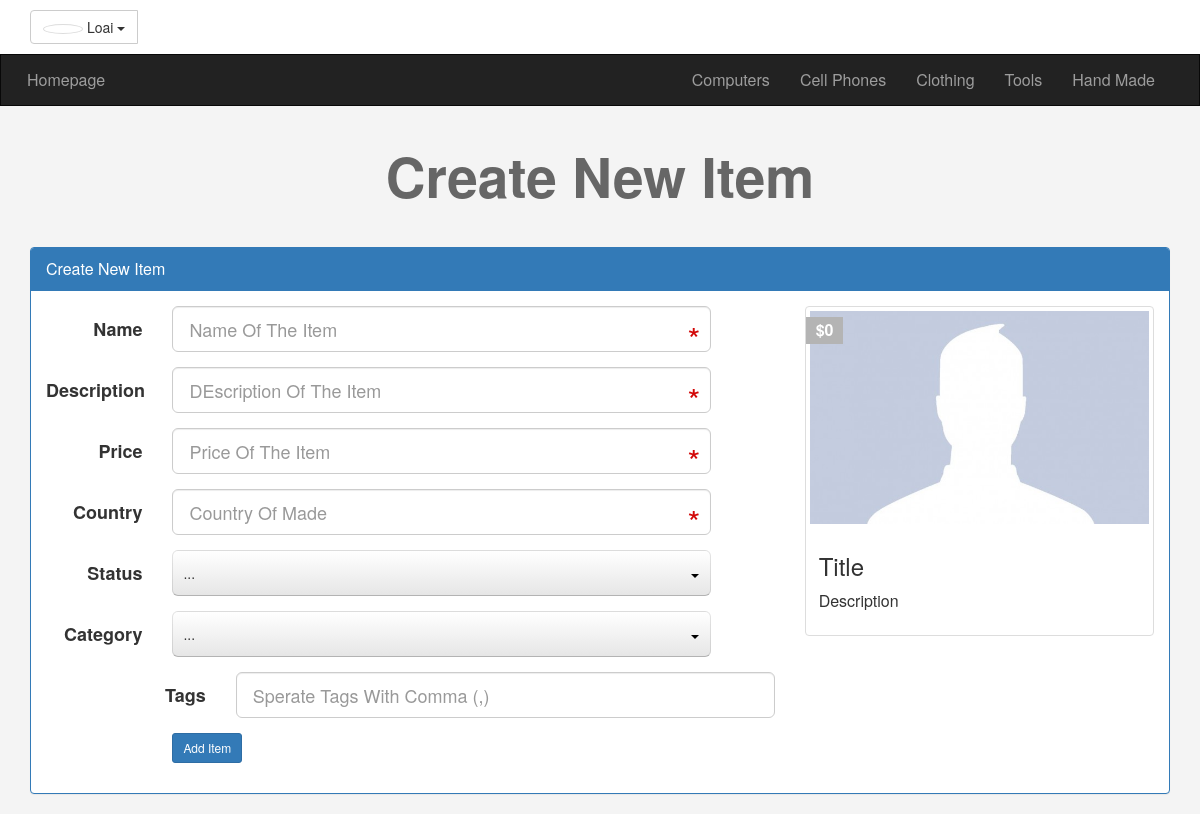
/newad.php (signed in), run on the app's committed database.
### tables this page shows
CREATE TABLE `categories` (
  `ID` int(11) NOT NULL,
  `Name` varchar(255) NOT NULL,
  `Description` text NOT NULL,
  `Parent` int(11) NOT NULL,
  `Ordering` int(11) DEFAULT NULL,
  `Visibility` tinyint(4) NOT NULL DEFAULT 0,
  `Allow_Comment` tinyint(4) NOT NULL DEFAULT 0,
  `Allow_Ads` tinyint(4) NOT NULL DEFAULT 0
);

### init.php (called while the page is built, shortened)
<?php
    include 'admin/connect.php';
    $sessionuser = '';
    if(isset($_SESSION['user'])){
        $sessionuser = $_SESSION['user'];
    }
    $tpl = "includes/templates/";
    $func = 'includes/functions/';
    $css = "layout/css/";
    include $func . 'function.php';
    include $tpl . 'header.php';

### includes/functions/function.php (called while the page is built, shortened)
<?php
function getCat() {
    global $con;
    $getcat = $con->prepare("SELECT * FROM categories WHERE Parent = 0 ORDER BY ID ASC");
    $getcat->execute();
    $cats = $getcat->fetchAll();
    return $cats;
}

### newad.php (the view, shortened to what this page needs)
<?php
    include 'init.php';
    if(isset($_SESSION['user'])){
?>
<h1 class="text-center">Create New Item</h1>
<div class="create-ad block">
    <div class="container">
        <div class="panel panel-primary">
            <div class="panel-heading">Create New Item</div>
            <div class="panel-body">
                <div class="row">
                    <div class="col-md-8">
                    <form class="form-horizontal main-form" action="?do=Insert" method="POST">
                    <div class="form-group form-group-lg">
                        <label class="col-sm-2 control-label">Name</label>
                        <div class="col-sm-10 col-md-9">
                            <input
                            pattern = ".{4,}"
                            title = "This Field Require At Least 4 Characters"
                            type="text"
                            name="name"
                            class="form-control live-name"
                            required="required"
                            placeholder="Name Of The Item">
                        </div>
                    </div>
                    <div class="form-group form-group-lg">
                        <label class="col-sm-2 control-label">Description</label>
                        <div class="col-sm-10 col-md-9">
                            <input
                            pattern = ".{10,}"
                            title = "This Field Require At Least 10 Characters"
                            type="text"
                            name="description"
                            class="form-control live-desc"
                            required="required"
                            placeholder="DEscription Of The Item">
                        </div>
                    </div>
                    <div class="form-group form-group-lg">
                        <label class="col-sm-2 control-label">Price</label>
                        <div class="col-sm-10 col-md-9">
                            <input
                            type="text"
                            name="price"
                            class="form-control live-price"
                            required="required"
                            placeholder="Price Of The Item">
                        </div>
                    </div>
                    <div class="form-group form-group-lg">
                        <label class="col-sm-2 control-label">Country</label>
                        <div class="col-sm-10 col-md-9">
                            <input
                            type="text"
                            name="country"
                            class="form-control"
                            required="required"
                            placeholder="Country Of Made">
                        </div>
                    </div>
                    <div class="form-group form-group-lg">
                        <label class="col-sm-2 control-label">Status</label>
                        <div class="col-sm-10 col-md-9">
                            <select name="status" required>
                            </select>
                        </div>
                    </div>
                    <div class="form-group form-group-lg">
                        <label class="col-sm-2 control-label">Category</label>
                        <div class="col-sm-10 col-md-9">
                            <select name="category" required>
                            </select>
                        </div>
                    </div>
                    <div class="form-group form-group-lg">
                        <label class="col-sm-3 control-label">Tags</label>
                        <div class="col-sm-10 col-md-9">
                            <input
                            type="text"
                            name="tags"
                            class="form-control"
                            placeholder="Sperate Tags With Comma (,)">
                        </div>
                    </div>
                    <div class="form-group form-group-lg">
                        <div class="col-sm-offset-2 col-sm-10">
                            <input type="submit" value="Add Item" class="btn btn-primary btn-sm">
                        </div>
                    </div>
                </form>
                    </div>
                    <div class="col-md-4">
                        <div class="thumbnail item-box live-preview">
                            <span class="price-tag">$0</span>
                                <img class="img-responsive" src="p2.png" alt="" />
                                <div class="caption">
                                <h3> Title</h3>
                                <p>Description</p>
                            </div>
                        </div>
                    </div>
                </div>
            </div>
        </div>
    </div>
</div>
<?php
    }else{
        header('Location: login.php');
        exit();
    }
include $tpl . "footer.php";
?>

### includes/templates/header.php (shortened to what this page needs)
<!DOCTYPE html>
<html>
    <head>
        <link rel="stylesheet" href="<?php echo $css; ?>bootstrap.min.css" />
        <link rel="stylesheet" href="<?php echo $css; ?>font-awesome.min.css" />
        <link rel="stylesheet" href="<?php echo $css; ?>jquery-ui.css" />
        <link rel="stylesheet" href="<?php echo $css; ?>jquery.selectBoxIt.css" />
        <link rel="stylesheet" href="<?php echo $css; ?>frontend.css" />
    </head>
    <body>
    <div class="upper-bar">
        <div class="container">
            <?php
                if(isset($_SESSION['user'])) {?>
                    <div class="bor">
                        <div class="btn-group my-info">
                            <span class="btn btn-default dorpdown-taggle" data-toggle="dropdown">
                                <img class="img-thumbnail img-circle" src="Icon.png" alt="" />
                                <?php echo $sessionuser; ?>
                                <span class="caret"></span>
                                </span>
                        </div>
                    </div>
                    <?php
                }else {
            ?>
            <a href="login.php">
                <span class="pull-right">Login/signup</span>
            </a>
                <?php } ?>
        </div>
    </div>
    <nav class="navbar navbar-inverse">
    <div class="container">
        <div class="navbar-header">
            <a class="navbar-brand" href="index.php">Homepage</a>
        </div>
        <div class="collapse navbar-collapse" id="app-nav">
            <ul class="nav navbar-nav navbar-right">
                <?php
                foreach(getCat() as $category){
                    echo
                    '<li>
                        <a href="categories.php?pageid=' . $category['ID'].'">
                        '. $category["Name"] . '
                        </a>
                    </li>';
                }
                ?>
            </ul>
        </div>
    </div>
</nav>

### layout/css/frontend.css (style rules this page uses)
body { background-color: #F4F4F4; font-size: 16px; }
h1 { font-size: 55px; margin: 40px 0; font-weight: bold; color: #666; }
.navbar { border-radius: 0; margin-bottom: 0; }
.nav>.li>.a, .navbar-brand { padding: 15px 12px; }
.navbar-brand { font-size: 1em; }
.form-control { position: relative; }
.upper-bar { padding: 10px; background-color: #FFF;; }
.upper-bar img { width: 40px; }
.item-box { position: relative; }
.item-box .price-tag { background-color: #B4B4B4; padding: 2px 10px; position: absolute; left: 0; top: 10px; font-weight: bold; color: #FFF; }
.item-box .caption p { max-height: 44px; }

### data on the page
categories: Name "Computers"
categories: Name "Cell Phones"
categories: Name "Clothing"
categories: Name "Tools"
categories: Name "Hand Made"

### other printed values
$sessionuser "Loai"
